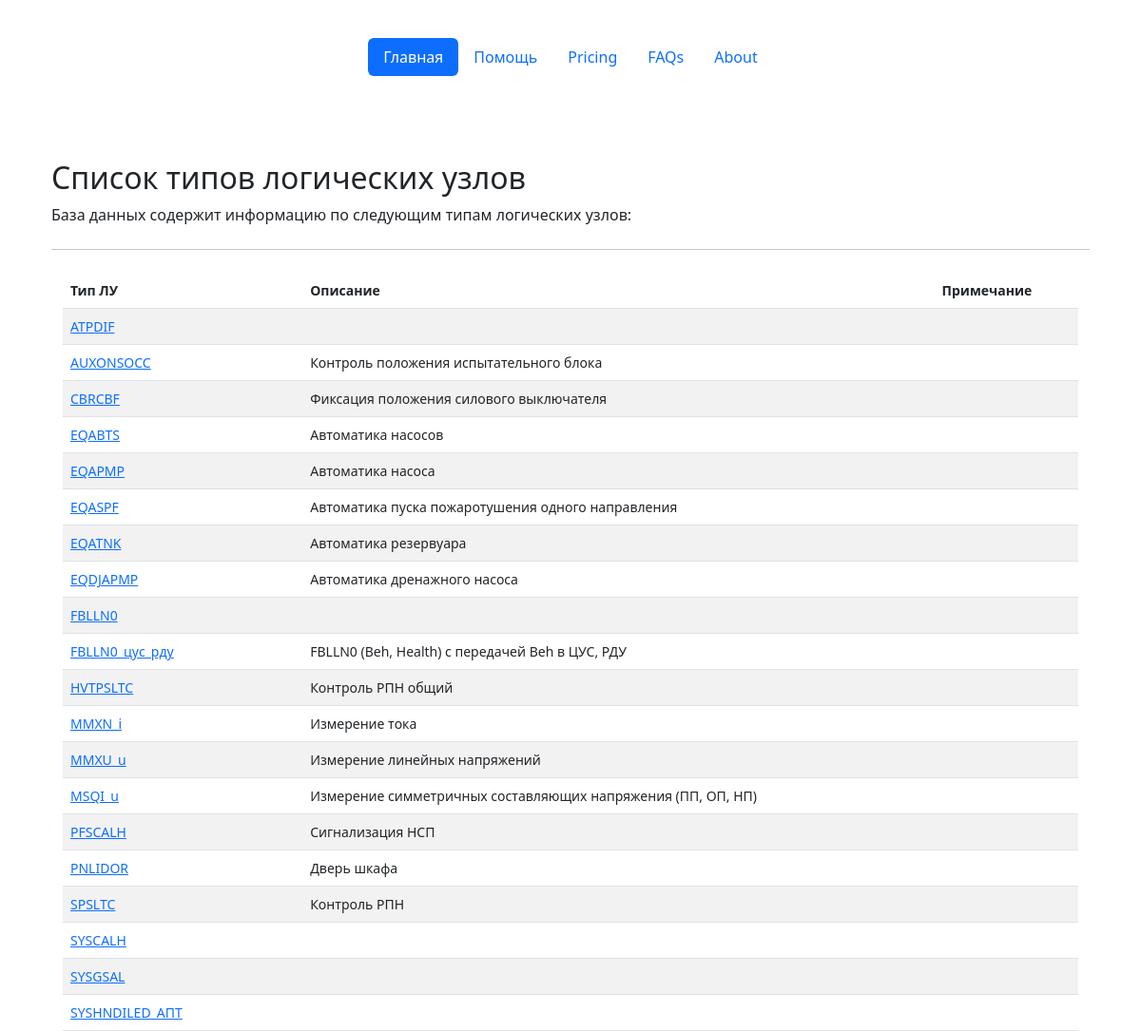
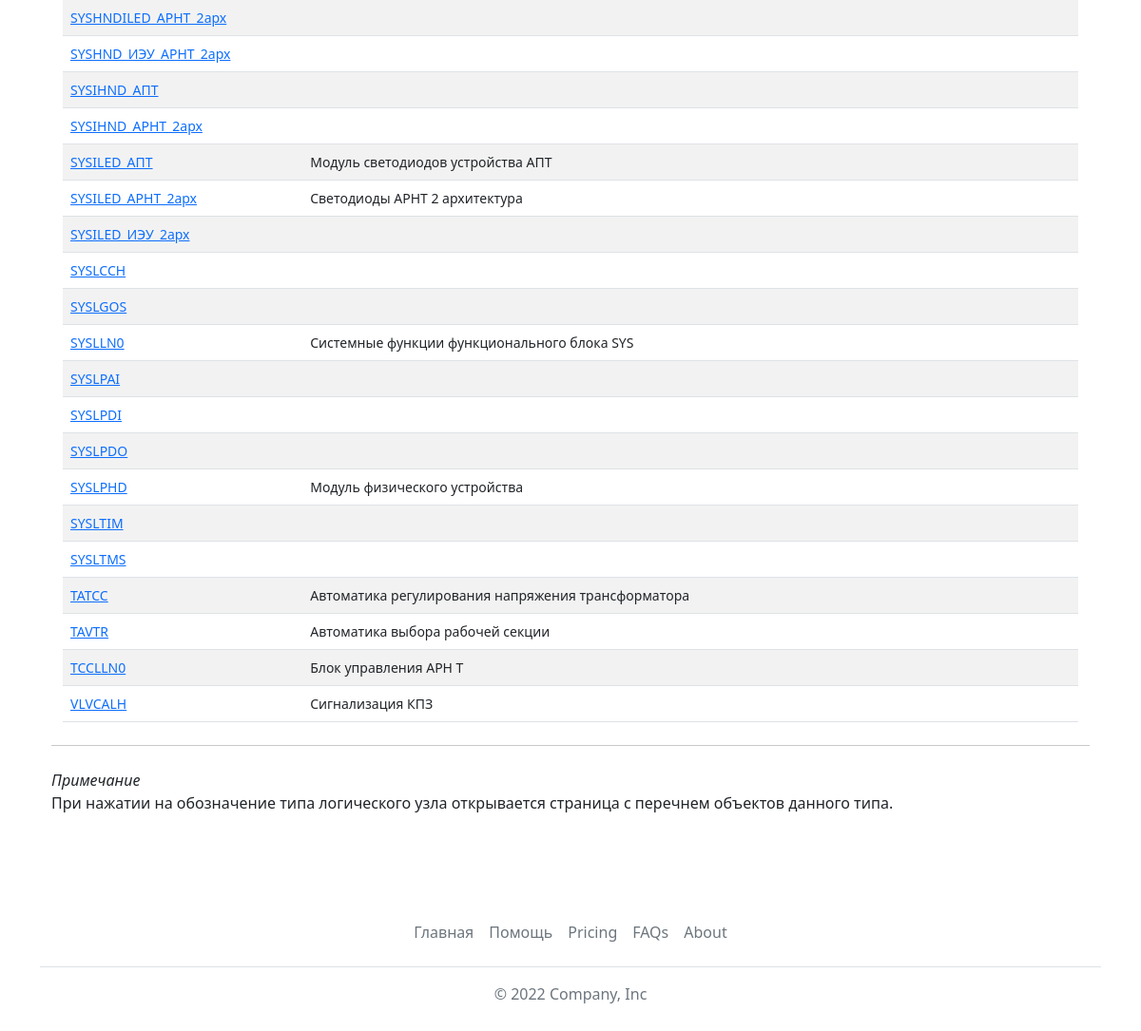
Before: /lntypes/ with the older database file (2 pictures, top to bottom).
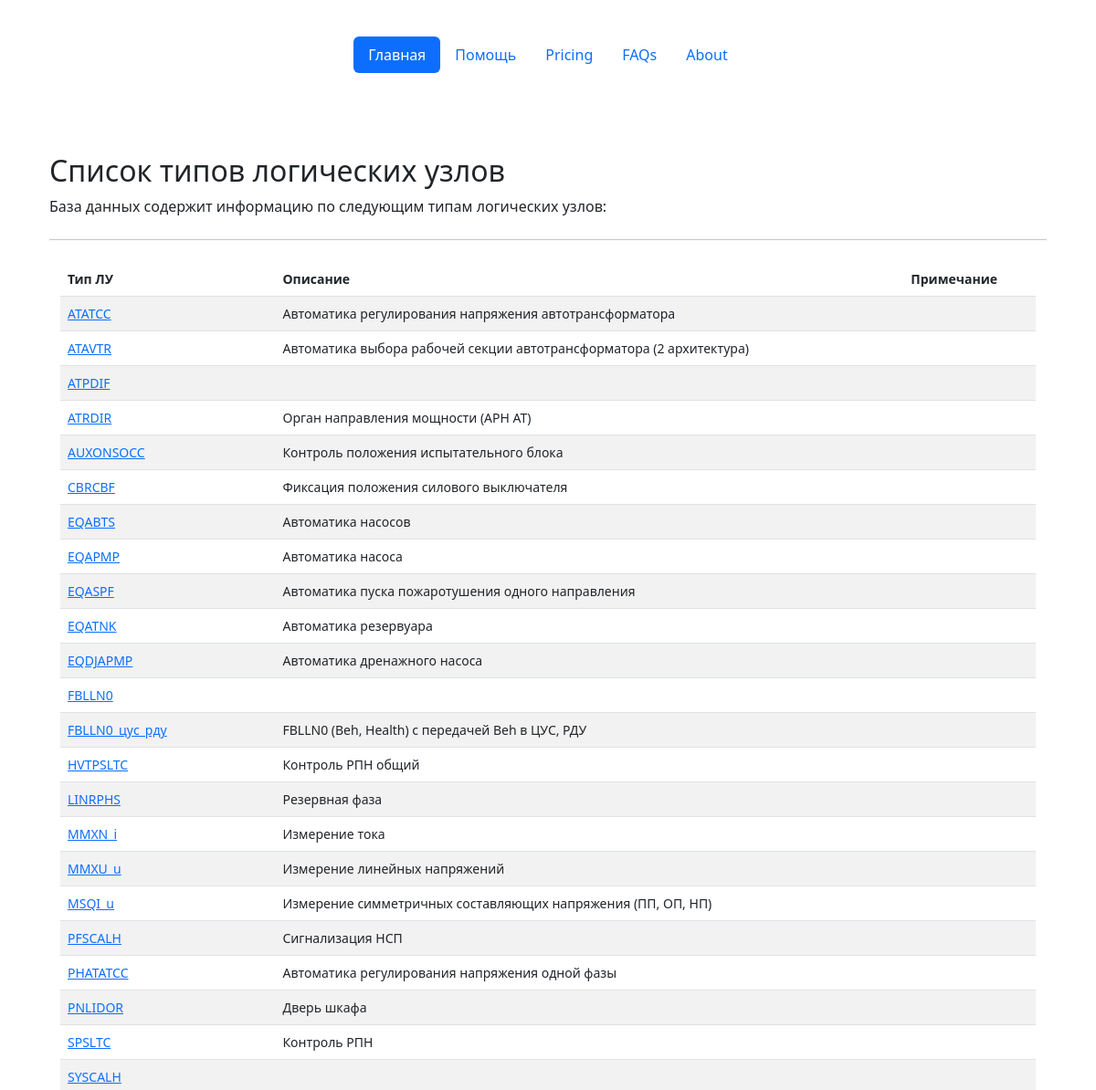
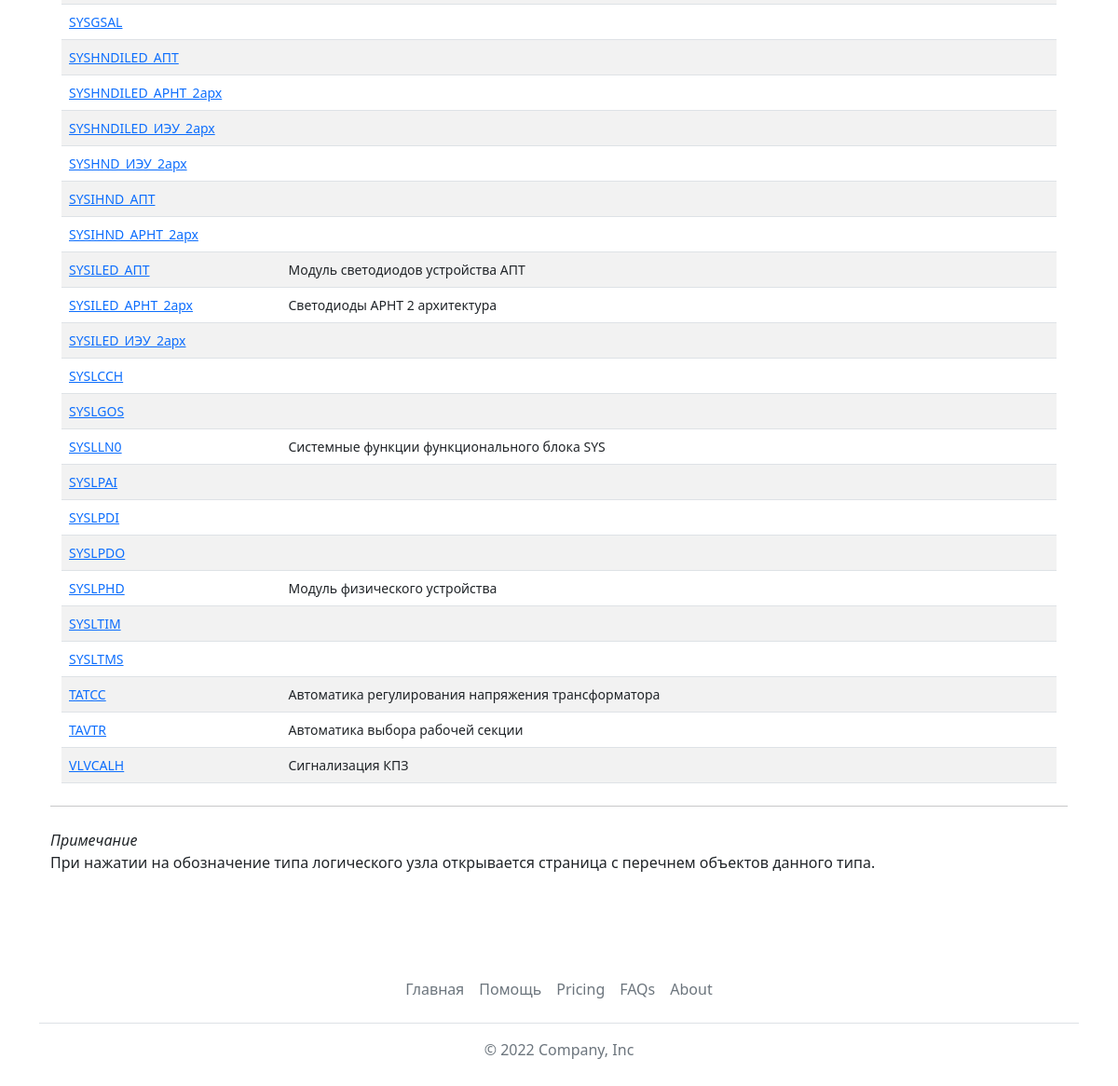
After: the same page with the newer database file (2 pictures, top to bottom).
### base_types/models.py (models this page shows, shortened)
class LogicNodesTypes(models.Model):
    id = models.AutoField(primary_key=True)
    name = models.CharField(max_length=64, verbose_name='Имя типа ЛУ', unique=True)
    description = models.TextField(max_length=1024, blank=True, verbose_name='Описание')
    explanation = models.TextField(max_length=2048, blank=True, verbose_name='Пояснение')
    class Meta:
        verbose_name = 'Тип логического узла'
        verbose_name_plural = 'Типы логических узлов'
        ordering = ['name']

### base_types/views.py (the view)
# urls.py: path('lntypes/', views.lntypes),
def lntypes(request):
    lntypes = LogicNodesTypes.objects.all()
    return render(request, 'base_types/lntypes.html', {'lntypes':lntypes})

### templates/base_types/lntypes.html
{% extends 'base.html' %}
{% block content %}
<main class="container py-5">
    {% if lntypes %}
    <h2 class="mt-4">Список типов логических узлов</h2>
    <p>База данных содержит информацию по следующим типам логических узлов:</p>
    <hr class="my-4">
    <div class="container small">
    <table class="table table-striped">
                <thead>
                    <tr>
                      <th scope="col">Тип ЛУ</th>
                      <th scope="col">Описание</th>
                      <th scope="col">Примечание</th>
                    </tr>
                </thead>
                <tbody>
                    {% for item in lntypes %}
                    <tr>
                        <td><a href="show/?name={{item.name}}&type=ln">{{item.name}}</a></td>
                        <td>{{item.description}}</td>
                        <td></td>
                    </tr>
                {% endfor %}
                </tbody>
            </table>
    </div>
    <hr class="my-4">
    <p><em>Примечание</em><br>При нажатии на обозначение типа логического узла открывается страница с перечнем объектов данного типа.</p>
    {% else %}
    <h2 class="mt-4">В базе данных нет типов логических узлов :(</h2>
    {% endif %}
</main>
{% endblock %}

Changed rows visible on the page:
removed LogicNodesTypes: name "TCCLLN0", description "Блок управления АРН Т"
added LogicNodesTypes: name "ATATCC", description "Автоматика регулирования напряжения автотрансформатора"
added LogicNodesTypes: name "ATAVTR", description "Автоматика выбора рабочей секции автотрансформатора (2 архитектура)"
added LogicNodesTypes: name "ATRDIR", description "Орган направления мощности (АРН АТ)"
added LogicNodesTypes: name "LINRPHS", description "Резервная фаза"
added LogicNodesTypes: name "PHATATCC", description "Автоматика регулирования напряжения одной фазы"
added LogicNodesTypes: name "SYSHNDILED_ИЭУ_2арх"
changed LogicNodesTypes: name "SYSHND_ИЭУ_АРНТ_2арх" → "SYSHND_ИЭУ_2арх"
